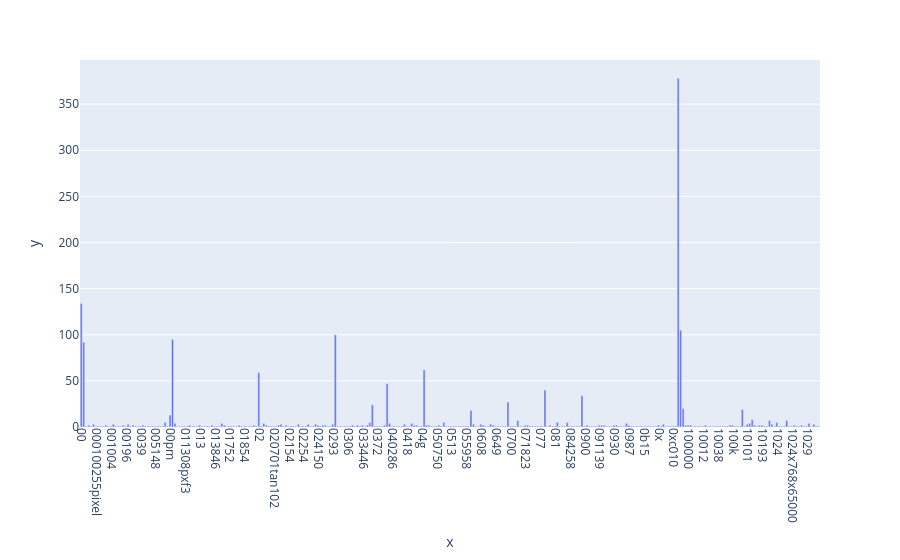

Notebook cell for this chart:
### Markdown cell above
### >>> **Exercise 12 (take home):**
If you want a nicer interactive visualization here, I would encourage you try to install and use plotly to achieve this.

### Code cell
import plotly.express as px
import pandas as pd

df = pd.DataFrame({
    'x': count_vect.get_feature_names_out()[:300],
    'y': term_frequencies[:300]
})

fig = px.bar(df, x='x', y='y')
fig.update_layout(xaxis_tickangle=90)  
fig.show()

### Figure 1 — Plotly figure (JSON) as saved in the notebook; plotly's stock layout.template omitted (floating-point values rounded to 4 significant figures; data arrays with more than 128 entries replaced by an {"elided": "..."} marker saying what was removed)
{"data": [{"alignmentgroup": "True", "hovertemplate": "x=%{x}<br>y=%{y}<extra></extra>", "legendgroup": "", "marker": {"color": "#636efa", "pattern": {"shape": ""}}, "name": "", "offsetgroup": "", "orientation": "v", "showlegend": false, "textposition": "auto", "type": "bar", "x": {"elided": "300 str values"}, "xaxis": "x", "y": {"elided": "300 int values"}, "yaxis": "y"}], "layout": {"barmode": "relative", "legend": {"tracegroupgap": 0}, "margin": {"t": 60}, "xaxis": {"anchor": "y", "domain": [0, 1], "tickangle": 90, "title": {"text": "x"}}, "yaxis": {"anchor": "x", "domain": [0, 1], "title": {"text": "y"}}}}
